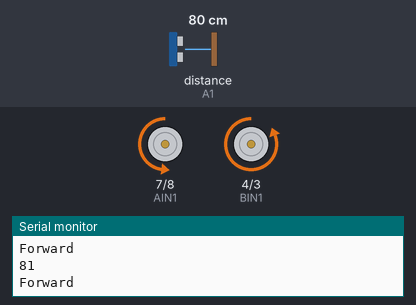
Bench run of a sketch on a simulated Arduino Uno, built with avr-gcc and run on an emulated ATmega328P. Shown: motor-driver pin pairs drawn as motors (green arrow = first pin HIGH = forward, orange = second pin HIGH = backward, longer = more drive, scaled by the enable pin), the last lines printed to the serial monitor. Inputs (shaded band) come from the test bench; at power-on: distance to the obstacle (sensor on A1) 80 cm.

Above: at 1.3 s.
1.4 s: distance to the obstacle (sensor on A1) set to 22 cm
2.9 s: distance to the obstacle (sensor on A1) set to 18 cm
At 3.43 s:
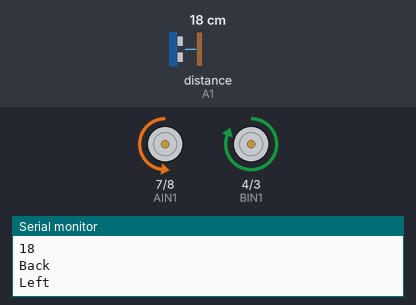
5.9 s: distance to the obstacle (sensor on A1) set to 35 cm
At 6.24 s:
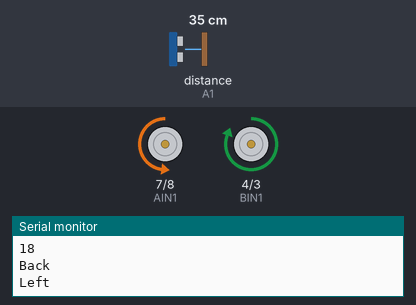
7.9 s: distance to the obstacle (sensor on A1) set to 2 cm
At 8.2 s:
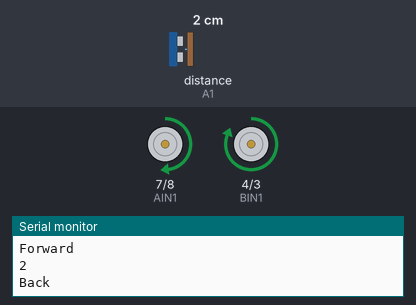
Timing chart, 0 to 11.9 s (numbered marks = the images above; inputs shaded):
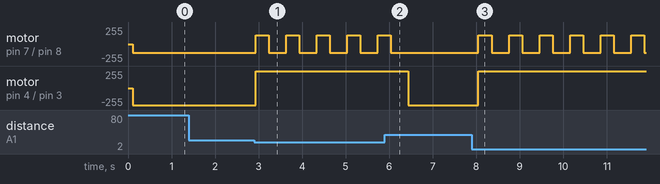

The sketch:

obstacle_avoiding_robot.ino
```cpp
#include <NewPing.h>
NewPing sonar(A0, A1, 1000);

const int PWMA = 9;
const int AIN2 = 8;
const int AIN1 = 7;

const int BIN1 = 4;
const int BIN2 = 3;
const int PWMB = 2;

int dist = 0;

void setup()
{
  Serial.begin(115200);
  pinMode(AIN1, OUTPUT);
  pinMode(AIN2, OUTPUT);
  pinMode(PWMA, OUTPUT);
  pinMode(BIN1, OUTPUT);
  pinMode(BIN2, OUTPUT);
  pinMode(PWMB, OUTPUT);
}

void loop() {
  dist = readPing();
  Serial.println(dist);
  if (dist<20) {
    back();
    left();
  }else{
  forward();
  }
}

int readPing() {
  delay(100);
  unsigned int uS = sonar.ping();
  int cm = uS/US_ROUNDTRIP_CM;
  return cm;
}

void forward(){
  Serial.println("Forward");
  digitalWrite(AIN1, LOW);
  digitalWrite(AIN2, HIGH);
  analogWrite(PWMA, 130);
  digitalWrite(BIN1, LOW);
  digitalWrite(BIN2, HIGH);
  analogWrite(PWMB, 130);
  delay(300);
}

void back(){
  Serial.println("Back");
  digitalWrite(AIN1, HIGH);
  digitalWrite(AIN2, LOW);
  analogWrite(PWMA, 130);
  digitalWrite(BIN1, HIGH);
  digitalWrite(BIN2, LOW);
  analogWrite(PWMB, 130);
  delay(300);
}

void left(){
  Serial.println("Left");
  digitalWrite(AIN1, LOW);
  digitalWrite(AIN2, HIGH);
  analogWrite(PWMA, 130);
  digitalWrite(BIN1, HIGH);
  digitalWrite(BIN2, LOW);
  analogWrite(PWMB, 130);
  delay(300);
}
```

Measured:
- the behaviour switches between 20 and 19 cm on distance to the obstacle (sensor on A1) (found by bisection; images 0 and 1)
- after the input at 2.9 s, motor on pin 7 (AIN1) / pin 8 (AIN2): alternates forward 130/255 for 0.30 s and backward 130/255 for 0.40 s, starting at once; motor on pin 4 (BIN1) / pin 3 (BIN2): backward 255/255 → forward 255/255 at once
- after the input at 5.9 s, motor on pin 7 (AIN1) / pin 8 (AIN2): goes on until 6.0 s, then stays backward 130/255; motor on pin 4 (BIN1) / pin 3 (BIN2): forward 255/255 → backward 255/255 after 0.54 s
- after the input at 7.9 s, motor on pin 7 (AIN1) / pin 8 (AIN2): alternates forward 130/255 for 0.30 s and backward 130/255 for 0.40 s, starting after 0.15 s; motor on pin 4 (BIN1) / pin 3 (BIN2): backward 255/255 → forward 255/255 after 0.15 s
